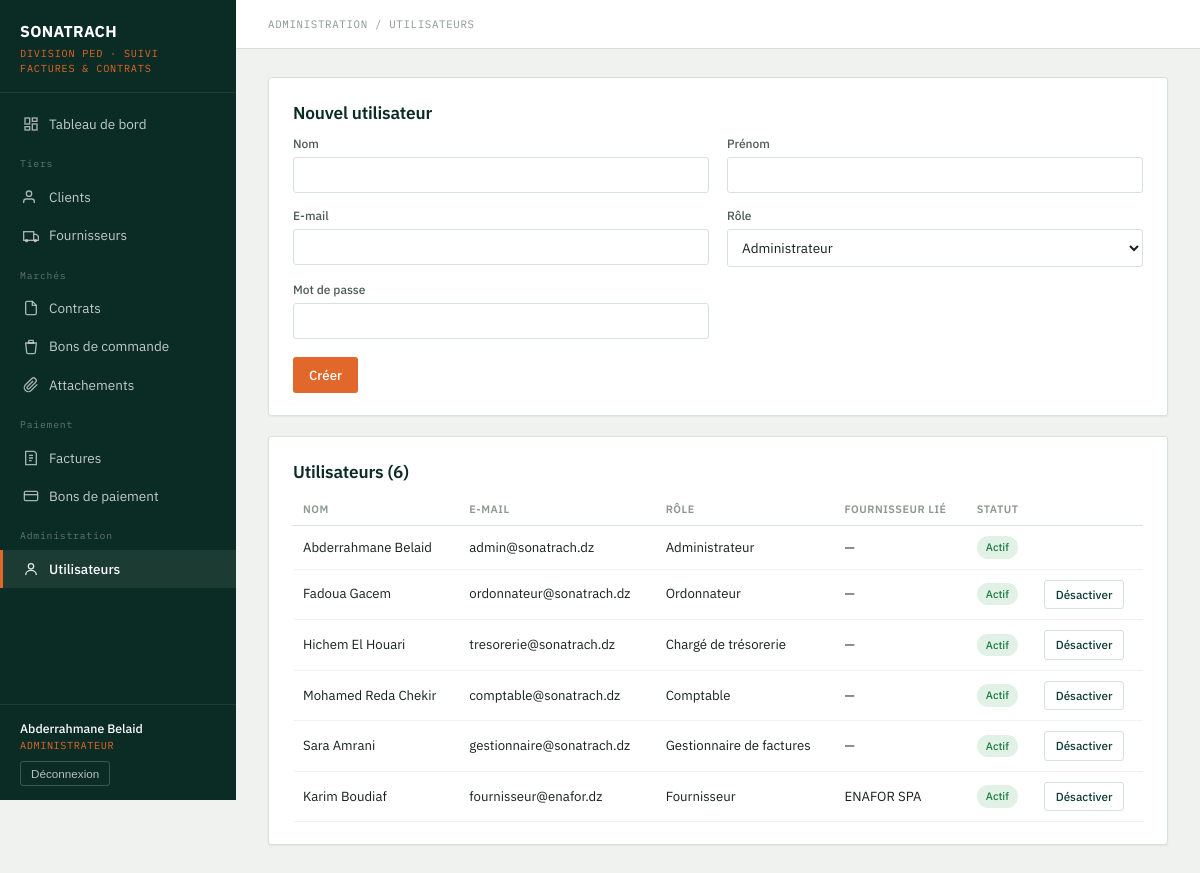
Page /admin/utilisateurs.php (signed in) on the committed database.
### tables this page shows
CREATE TABLE utilisateurs (
    id_user        INT AUTO_INCREMENT PRIMARY KEY,
    nom            VARCHAR(50) NOT NULL,
    prenom         VARCHAR(50) NOT NULL,
    email          VARCHAR(100) UNIQUE NOT NULL,
    mot_de_passe   VARCHAR(255) NOT NULL,
    role           ENUM('admin','ordonnateur','tresorerie','comptable','gestionnaire_factures','fournisseur') NOT NULL,
    id_four        INT NULL,   
    actif          TINYINT(1) DEFAULT 1,
    date_creation  DATETIME DEFAULT CURRENT_TIMESTAMP,
    FOREIGN KEY (id_four) REFERENCES fournisseurs(id_four)
);

CREATE TABLE fournisseurs (
    id_four        INT AUTO_INCREMENT PRIMARY KEY,
    rs_four        VARCHAR(150) NOT NULL,
    nom_four       VARCHAR(100),
    pre_four       VARCHAR(100),
    num_tel_four   VARCHAR(20),
    adr_four       VARCHAR(200),
    nis_four       VARCHAR(30),
    num_fax_four   VARCHAR(20),
    date_creation  DATETIME DEFAULT CURRENT_TIMESTAMP
);

### includes/auth.php (called while the page is built, shortened)
<?php
function current_user() {
    return [
        'id'      => $_SESSION['user_id'] ?? null,
        'nom'     => $_SESSION['nom'] ?? '',
        'prenom'  => $_SESSION['prenom'] ?? '',
        'role'    => $_SESSION['role'] ?? '',
        'id_four' => $_SESSION['id_four'] ?? null,
    ];
}
function is_role($role) {
    return ($_SESSION['role'] ?? null) === $role;
}
function base_url($path = '') {
    $root = rtrim(dirname($_SERVER['SCRIPT_NAME']), '/\\');
    $subfolders = ['/clients', '/fournisseurs', '/contrats', '/bons_commande', '/attachements', '/factures', '/bons_paiement', '/dashboard', '/admin', '/espace_fournisseur'];
    foreach ($subfolders as $sub) {
        if (substr($root, -strlen($sub)) === $sub) {
            $root = substr($root, 0, -strlen($sub));
            break;
        }
    }
    return ($root === '' ? '' : $root) . '/' . ltrim($path, '/');
}
function role_label($role) {
    $labels = [
        'admin'                 => 'Administrateur',
        'ordonnateur'           => 'Ordonnateur',
        'tresorerie'            => 'Chargé de trésorerie',
        'comptable'             => 'Comptable',
        'gestionnaire_factures' => 'Gestionnaire de factures',
        'fournisseur'           => 'Fournisseur',
    ];
    return $labels[$role] ?? ucfirst($role);
}
function e($str) {
    return htmlspecialchars($str ?? '', ENT_QUOTES, 'UTF-8');
}

### admin/utilisateurs.php (the view, shortened to what this page needs)
<?php
require_once __DIR__ . '/../includes/auth.php';
$page_crumb = 'Administration / Utilisateurs';
$utilisateurs = $pdo->query("
    SELECT u.*, f.rs_four
    FROM utilisateurs u
    LEFT JOIN fournisseurs f ON f.id_four = u.id_four
    ORDER BY u.role, u.nom
")->fetchAll();
include __DIR__ . '/../includes/header.php';
?>
<div class="card">
    <h2>Nouvel utilisateur</h2>
    <form method="post" id="form-user">
        <div class="form-grid">
            <div class="field"><label>Nom</label><input type="text" name="nom" required></div>
            <div class="field"><label>Prénom</label><input type="text" name="prenom" required></div>
            <div class="field"><label>E-mail</label><input type="email" name="email" required></div>
            <div class="field">
                <label>Rôle</label>
                <select name="role" id="role-select" required>
                    <option value="admin">Administrateur</option>
                </select>
            </div>
            <div class="field"><label>Mot de passe</label><input type="password" name="password" required></div>
        </div>
        <div class="actions-row">
            <button type="submit" name="creer" value="1" class="btn flame">Créer</button>
        </div>
    </form>
</div>
<div class="card">
    <h2>Utilisateurs (<?= count($utilisateurs) ?>)</h2>
    <table>
        <thead><tr><th>Nom</th><th>E-mail</th><th>Rôle</th><th>Fournisseur lié</th><th>Statut</th><th></th></tr></thead>
        <tbody>
        <?php foreach ($utilisateurs as $u): ?>
            <tr>
                <td><?= e($u['prenom'] . ' ' . $u['nom']) ?></td>
                <td><?= e($u['email']) ?></td>
                <td><?= e(role_label($u['role'])) ?></td>
                <td><?= e($u['rs_four'] ?? '—') ?></td>
                <td><span class="badge <?= $u['actif'] ? 'succes' : 'alerte' ?>"><?= $u['actif'] ? 'Actif' : 'Désactivé' ?></span></td>
                <td>
                    <?php if ($u['id_user'] != $user['id']): ?>
                    <a href="utilisateurs.php?toggle=<?= $u['id_user'] ?>" class="btn outline small"><?= $u['actif'] ? 'Désactiver' : 'Activer' ?></a>
                    <?php endif; ?>
                </td>
            </tr>
        <?php endforeach; ?>
        </tbody>
    </table>
</div>
<?php include __DIR__ . '/../includes/footer.php'; ?>

### includes/header.php (shortened to what this page needs)
<?php
require_once __DIR__ . '/auth.php';
$user = current_user();
$dir = basename(dirname($_SERVER['SCRIPT_NAME']));
function nav_active($dirCheck, $dir) {
    return $dir === $dirCheck ? 'active' : '';
}
?>
<!DOCTYPE html>
<html lang="fr">
<head>
<link rel="stylesheet" href="<?= base_url('assets/css/style.css') ?>">
</head>
<body>
<div class="app-shell">
    <aside class="sidebar">
        <div class="sidebar-brand">
            <div class="org">SONATRACH</div>
            <div class="sub">Division PED · Suivi Factures &amp; Contrats</div>
        </div>
        <nav class="sidebar-nav">
            <a href="<?= base_url('dashboard/index.php') ?>" class="<?= nav_active('dashboard', $dir) ?>">
                <svg width="16" height="16" viewBox="0 0 24 24" fill="none" stroke="currentColor" stroke-width="2"><rect x="3" y="3" width="7" height="9"/><rect x="14" y="3" width="7" height="5"/><rect x="14" y="12" width="7" height="9"/><rect x="3" y="16" width="7" height="5"/></svg>
                Tableau de bord
            </a>
            <div class="group-label">Tiers</div>
            <a href="<?= base_url('clients/list.php') ?>" class="<?= nav_active('clients', $dir) ?>">
                <svg width="16" height="16" viewBox="0 0 24 24" fill="none" stroke="currentColor" stroke-width="2"><path d="M17 21v-2a4 4 0 0 0-4-4H5a4 4 0 0 0-4 4v2"/><circle cx="9" cy="7" r="4"/></svg>
                Clients
            </a>
            <a href="<?= base_url('fournisseurs/list.php') ?>" class="<?= nav_active('fournisseurs', $dir) ?>">
                <svg width="16" height="16" viewBox="0 0 24 24" fill="none" stroke="currentColor" stroke-width="2"><rect x="1" y="7" width="15" height="13"/><path d="M16 11h4l3 3v6h-7"/><circle cx="5.5" cy="20.5" r="1.5"/><circle cx="18.5" cy="20.5" r="1.5"/></svg>
                Fournisseurs
            </a>
            <div class="group-label">Marchés</div>
            <a href="<?= base_url('contrats/list.php') ?>" class="<?= nav_active('contrats', $dir) ?>">
                <svg width="16" height="16" viewBox="0 0 24 24" fill="none" stroke="currentColor" stroke-width="2"><path d="M14 2H6a2 2 0 0 0-2 2v16a2 2 0 0 0 2 2h12a2 2 0 0 0 2-2V8z"/><path d="M14 2v6h6"/></svg>
                Contrats
            </a>
            <a href="<?= base_url('bons_commande/list.php') ?>" class="<?= nav_active('bons_commande', $dir) ?>">
                <svg width="16" height="16" viewBox="0 0 24 24" fill="none" stroke="currentColor" stroke-width="2"><path d="M9 2h6l1 4H8z"/><path d="M4 6h16l-1.5 14a2 2 0 0 1-2 2H7.5a2 2 0 0 1-2-2z"/></svg>
                Bons de commande
            </a>
            <a href="<?= base_url('attachements/list.php') ?>" class="<?= nav_active('attachements', $dir) ?>">
                <svg width="16" height="16" viewBox="0 0 24 24" fill="none" stroke="currentColor" stroke-width="2"><path d="M21.44 11.05l-9.19 9.19a6 6 0 0 1-8.49-8.49l9.19-9.19a4 4 0 0 1 5.66 5.66l-9.2 9.19a2 2 0 0 1-2.83-2.83l8.49-8.48"/></svg>
                Attachements
            </a>
            <div class="group-label">Paiement</div>
            <a href="<?= base_url('factures/list.php') ?>" class="<?= nav_active('factures', $dir) ?>">
                <svg width="16" height="16" viewBox="0 0 24 24" fill="none" stroke="currentColor" stroke-width="2"><path d="M4 2h13l3 3v17H4z"/><path d="M9 8h6M9 12h6M9 16h4"/></svg>
                Factures
            </a>
            <a href="<?= base_url('bons_paiement/list.php') ?>" class="<?= nav_active('bons_paiement', $dir) ?>">
                <svg width="16" height="16" viewBox="0 0 24 24" fill="none" stroke="currentColor" stroke-width="2"><rect x="2" y="5" width="20" height="14" rx="2"/><path d="M2 10h20"/></svg>
                Bons de paiement
            </a>
            <?php if (is_role('admin')): ?>
            <div class="group-label">Administration</div>
            <a href="<?= base_url('admin/utilisateurs.php') ?>" class="<?= nav_active('admin', $dir) ?>">
                <svg width="16" height="16" viewBox="0 0 24 24" fill="none" stroke="currentColor" stroke-width="2"><circle cx="12" cy="8" r="4"/><path d="M4 21c0-4 3.5-7 8-7s8 3 8 7"/></svg>
                Utilisateurs
            </a>
            <?php endif; ?>
        </nav>
        <div class="sidebar-user">
            <div class="name"><?= e($user['prenom'] . ' ' . $user['nom']) ?></div>
            <div class="role"><?= e(role_label($user['role'])) ?></div>
            <form action="<?= base_url('logout.php') ?>" method="post">
                <button type="submit">Déconnexion</button>
            </form>
        </div>
    </aside>
    <div class="main">
        <div class="topbar">
            <div class="crumb"><?= isset($page_crumb) ? e($page_crumb) : '' ?></div>
        </div>
        <div class="content">

### rows in the picture
utilisateurs: prenom+nom "Abderrahmane Belaid", role "ADMINISTRATEUR", email "admin@sonatrach.dz", role "Administrateur", rs_four "—", actif "Actif"
utilisateurs: prenom+nom "Fadoua Gacem", email "ordonnateur@sonatrach.dz", role "Ordonnateur", rs_four "—", actif "Actif"
utilisateurs: prenom+nom "Hichem El Houari", email "tresorerie@sonatrach.dz", role "Chargé de trésorerie", rs_four "—", actif "Actif"
utilisateurs: prenom+nom "Mohamed Reda Chekir", email "comptable@sonatrach.dz", role "Comptable", rs_four "—", actif "Actif"
utilisateurs: prenom+nom "Sara Amrani", email "gestionnaire@sonatrach.dz", role "Gestionnaire de factures", rs_four "—", actif "Actif"
utilisateurs: prenom+nom "Karim Boudiaf", email "fournisseur@enafor.dz", role "Fournisseur", id_four.rs_four "ENAFOR SPA", actif "Actif"

### other values in the picture
$page_crumb "ADMINISTRATION / UTILISATEURS"
count($utilisateurs) "6"
